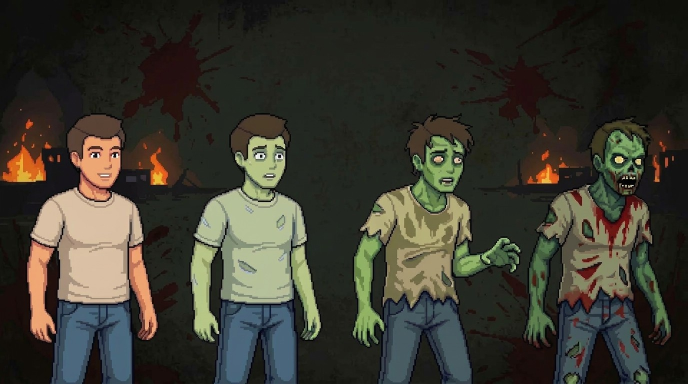
#> input picture assets/story/ui/title_loading.jpg, 1375 x 768 px, found by its file name (shown at 1/2 size)
$ python extract_logo.py
#> lines starting #> are read from the running program, lines starting #| are printed output that depends on the picture; after the words box and inside, x2 and y2 are one past the last pixel; in counts of white or black regions, pixels touching at a corner belong together
#!/usr/bin/env python3
"""Cut the "Stepbound" sign out of the title card for the main menu.

The sign (metal plate, black "Step", bloody "bound") is cropped from
assets/story/ui/title_loading.jpg and its edges are feathered to transparent,
so it sits on any menu background.

Run from the repository root:  python tools/extract_logo.py
"""
from __future__ import annotations

import os

from PIL import Image, ImageDraw, ImageFilter

SOURCE = os.path.join("assets", "story", "ui", "title_loading.jpg")
OUTPUT = os.path.join("assets", "story", "ui", "logo.png")
BOX = (300, 28, 1082, 240)
FEATHER = 10


def main() -> None:
    logo = Image.open(SOURCE).convert("RGBA").crop(BOX)
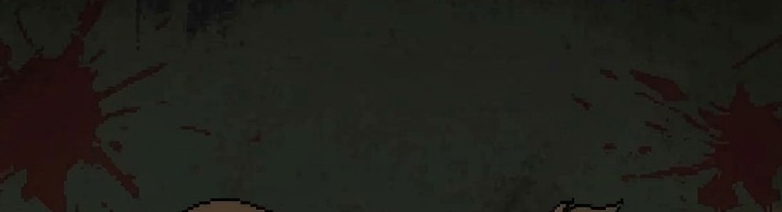
#> logo: PIL image 782x212 RGBA; mean R, G, B, A 31.8, 31.3, 25.7, 255
    mask = Image.new("L", logo.size, 0)
#> mask: PIL image 782x212 L; every value is 0
    ImageDraw.Draw(mask).rectangle(
        [FEATHER, FEATHER, logo.width - FEATHER, logo.height - FEATHER],
        fill=255,
    )
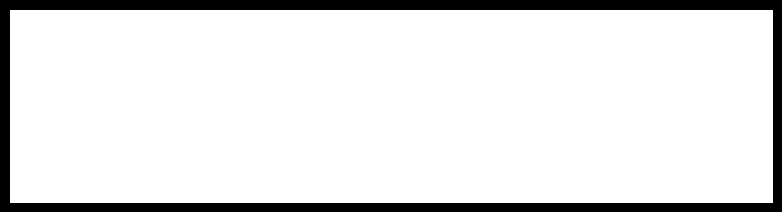
#> mask: PIL image 782x212 L; 88.8% white; 1 black region, box (x1, y1, x2, y2) and area: (0, 0, 782, 212) 18525
    logo.putalpha(mask.filter(ImageFilter.GaussianBlur(FEATHER / 2)))
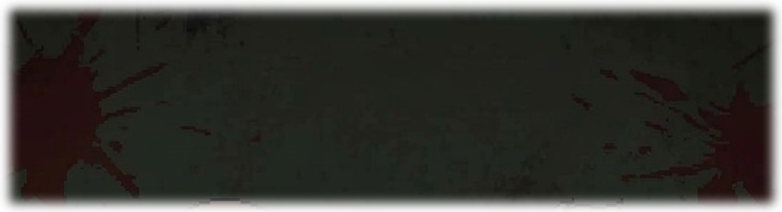
#> logo: PIL image 782x212 RGBA; mean R, G, B, A 31.8, 31.3, 25.7, 226.4; transparent parts drawn white
    logo.save(OUTPUT, optimize=True)
    print(f"{OUTPUT}: {logo.size[0]}x{logo.size[1]}")
#| assets/story/ui/logo.png: 782x212


if __name__ == "__main__":
    main()
